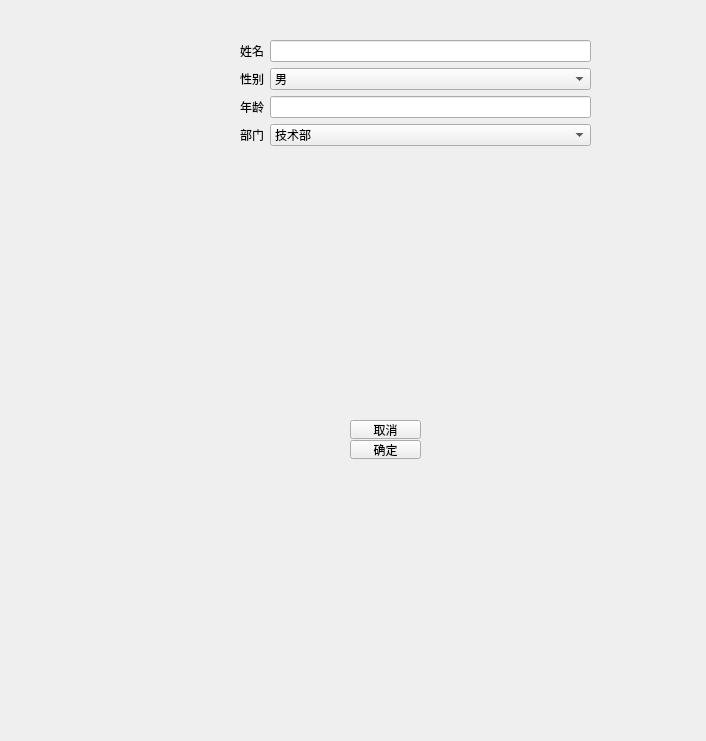
<?xml version="1.0" encoding="UTF-8"?>
<ui version="4.0">
 <class>Dialog</class>
 <widget class="QDialog" name="Dialog">
  <property name="geometry">
   <rect>
    <x>0</x>
    <y>0</y>
    <width>706</width>
    <height>741</height>
   </rect>
  </property>
  <property name="windowTitle">
   <string>Dialog</string>
  </property>
  <widget class="QToolButton" name="btnOk">
   <property name="geometry">
    <rect>
     <x>350</x>
     <y>440</y>
     <width>71</width>
     <height>19</height>
    </rect>
   </property>
   <property name="text">
    <string>确定</string>
   </property>
  </widget>
  <widget class="QToolButton" name="toolButton_2">
   <property name="geometry">
    <rect>
     <x>350</x>
     <y>420</y>
     <width>71</width>
     <height>19</height>
    </rect>
   </property>
   <property name="text">
    <string>取消</string>
   </property>
  </widget>
  <widget class="QWidget" name="formLayoutWidget">
   <property name="geometry">
    <rect>
     <x>240</x>
     <y>40</y>
     <width>351</width>
     <height>291</height>
    </rect>
   </property>
   <layout class="QFormLayout" name="formLayout">
    <item row="0" column="0">
     <widget class="QLabel" name="label">
      <property name="text">
       <string>姓名</string>
      </property>
     </widget>
    </item>
    <item row="1" column="0">
     <widget class="QLabel" name="label_2">
      <property name="text">
       <string>性别</string>
      </property>
     </widget>
    </item>
    <item row="2" column="0">
     <widget class="QLabel" name="label_3">
      <property name="text">
       <string>年龄</string>
      </property>
     </widget>
    </item>
    <item row="3" column="0">
     <widget class="QLabel" name="label_4">
      <property name="text">
       <string>部门</string>
      </property>
     </widget>
    </item>
    <item row="0" column="1">
     <widget class="QLineEdit" name="lineEdit"/>
    </item>
    <item row="2" column="1">
     <widget class="QLineEdit" name="lineEdit_2"/>
    </item>
    <item row="1" column="1">
     <widget class="QComboBox" name="comboBox">
      <item>
       <property name="text">
        <string>男</string>
       </property>
      </item>
      <item>
       <property name="text">
        <string>女</string>
       </property>
      </item>
     </widget>
    </item>
    <item row="3" column="1">
     <widget class="QComboBox" name="comboBox_2">
      <item>
       <property name="text">
        <string>技术部</string>
       </property>
      </item>
      <item>
       <property name="text">
        <string>销售部</string>
       </property>
      </item>
      <item>
       <property name="text">
        <string>人力资源部</string>
       </property>
      </item>
      <item>
       <property name="text">
        <string>新建项目</string>
       </property>
      </item>
     </widget>
    </item>
   </layout>
  </widget>
 </widget>
 <resources/>
 <connections>
  <connection>
   <sender>btnOk</sender>
   <signal>clicked()</signal>
   <receiver>Dialog</receiver>
   <slot>accept()</slot>
   <hints>
    <hint type="sourcelabel">
     <x>385</x>
     <y>449</y>
    </hint>
    <hint type="destinationlabel">
     <x>352</x>
     <y>370</y>
    </hint>
   </hints>
  </connection>
 </connections>
</ui>
